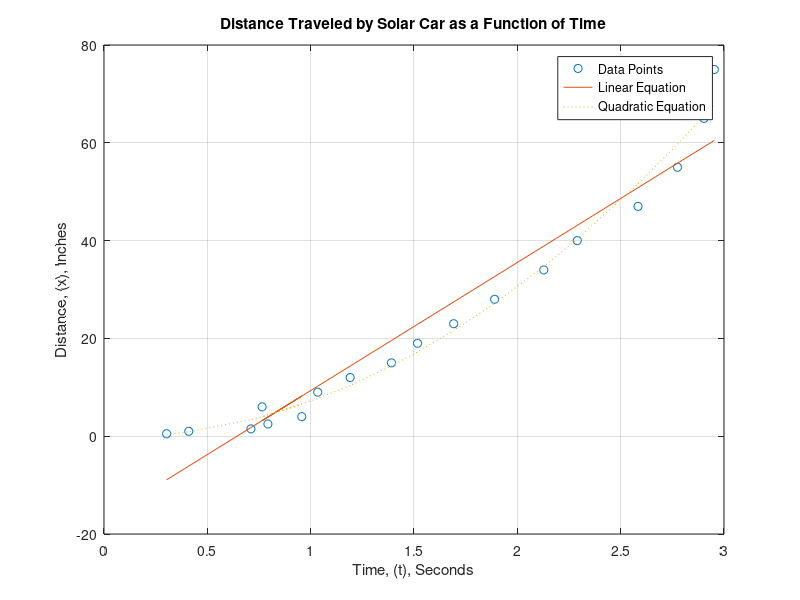

Recreate this plot in MATLAB.
% Shaun Mbateng %
% Solar %
% October 21, 2010 %

clc
clear

disp('Shaun Mbateng')
disp('Solar Graph')
disp('October 21, 2010')
disp(' ')

t = [0.303, 0.410, 0.711, 0.793, 0.957, 0.765, 1.034, 1.191, 1.391, 1.517, 1.692, 1.890, 2.128, 2.29, 2.584, 2.775, 2.903, 2.953];
x = [0.5, 1, 1.5, 2.5, 4, 6, 9, 12, 15, 19, 23, 28, 34, 40, 47, 55, 65, 75];
c = polyfit(t, x, 1)
c2 = polyfit(t, x, 2)
x1 = 26.1894*t - 16.8511;
x2 = 8.0391*t.^2 - 0.7387*t - 0.1478;
plot(t, x, 'o', t, x1, t, x2, ':')
xlabel('Time, (t), Seconds')
ylabel('Distance, (x), Inches')
title('Distance Traveled by Solar Car as a Function of Time')
grid
legend('Data Points', 'Linear Equation', 'Quadratic Equation')